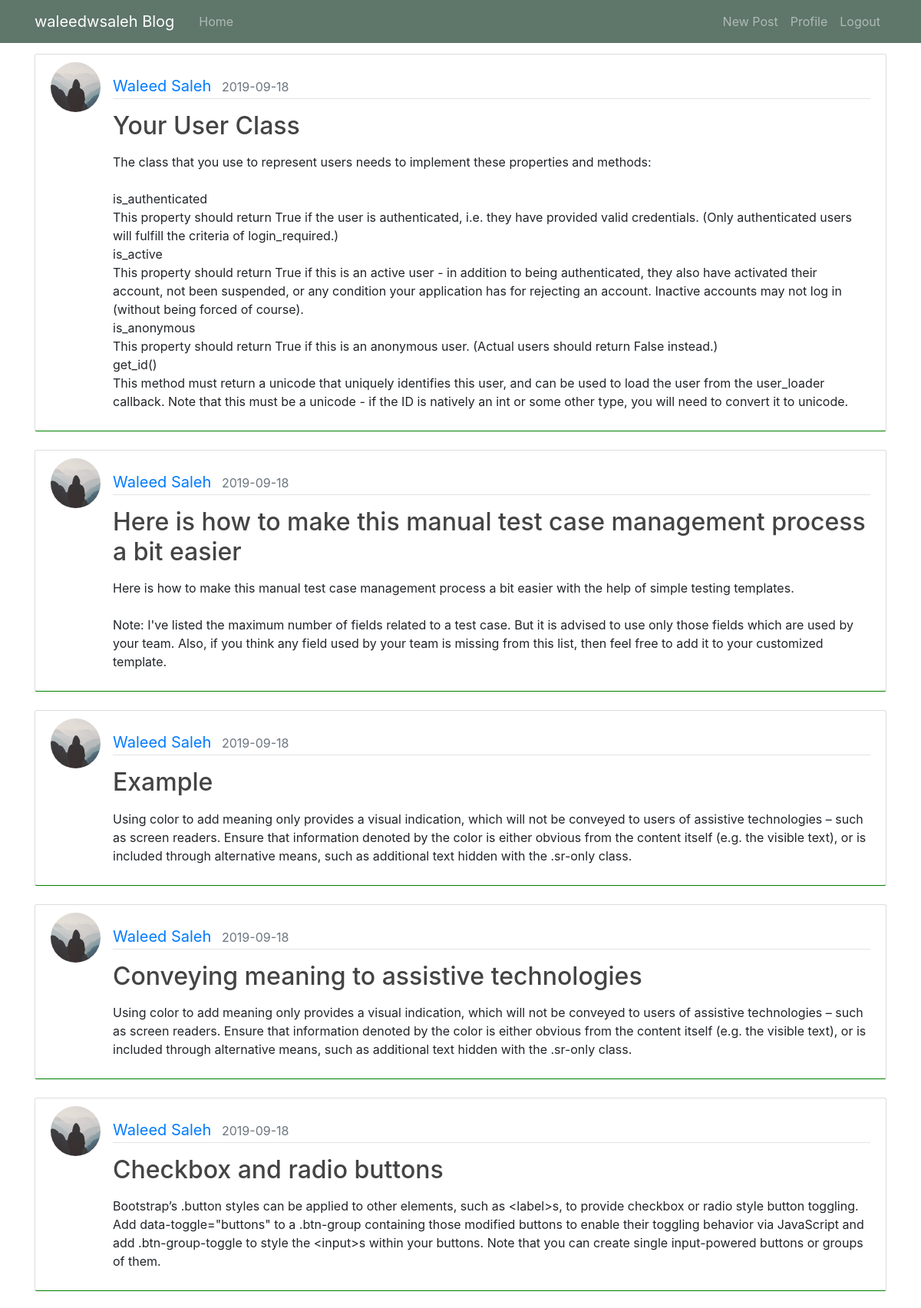
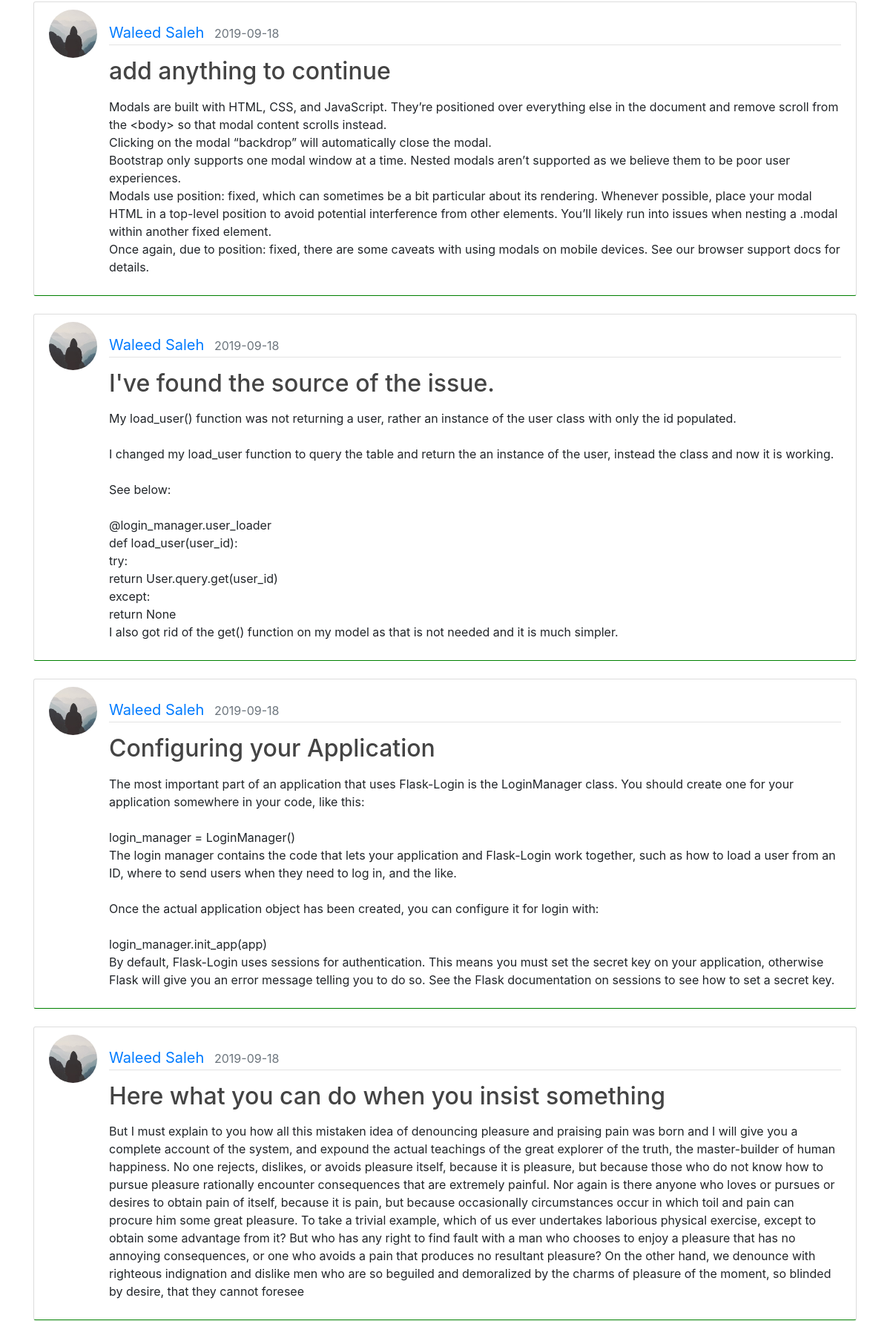
The page /Waleed Saleh/posts (signed in, upper part) on the database its author committed (2 pictures, top to bottom).
### flaskblog/Models/User.py (models this page shows, shortened)
class User(db.Model, UserMixin):
    id = db.Column(db.Integer(), primary_key=True)
    username = db.Column(db.String(30), unique=True, nullable=False)
    email = db.Column(db.String(100), unique=True, nullable=False)
    password = db.Column(db.String(150), nullable=False)
    image_file = db.Column(db.String(60), nullable=True, default='default.jpg')
    creation_time = db.Column(db.DateTime, nullable=False, default=datetime.utcnow)
    posts = db.relationship('Post', backref='author', lazy=True)

### flaskblog/Models/Post.py (models this page shows, shortened)
class Post(db.Model,UserMixin):
    id = db.Column(db.Integer, primary_key=True)
    title = db.Column(db.String(50), nullable=False)
    body = db.Column(db.Text, nullable=False)
    publish_date = db.Column(db.DateTime, nullable=False, default=datetime.utcnow)
    user_id = db.Column(db.Integer, db.ForeignKey('user.id'), nullable=False)

### flaskblog/posts/routes.py (the view)
@posts.route('/<string:username>/posts', strict_slashes=False)
@posts.route('/<string:username>/post/<int:post_id>', strict_slashes=False)
@login_required
def post(username, post_id=None):
    if post_id:
        post = Post.query.get_or_404(post_id)
    else:
        page = request.args.get('page', 1, type=int)
        user = User.query.filter_by(username=username).first_or_404()
        posts = Post.query.filter_by(user_id=user.id) \
            .order_by(Post.publish_date.desc()) \
            .paginate(page=page, per_page=10)
        return render_template('post.html', current_user=current_user, posts=posts)
    return render_template('post.html', current_user=current_user, post=post)

### flaskblog/Models/User.py (called while the page is built)
@login_manager.user_loader
def load_user(user_id):
    return User.query.get(int(user_id))

### flaskblog/templates/post.html (shortened to what this page needs)
{% extends 'layouts/layout.html' %}
{% block main %}
    {% if posts %}
        {% for post in posts.items %}
            <article class="media content-section mb-4" style="border-bottom-color:green ">
                <img class="rounded-circle article-img"
                     src="{{ url_for('static', filename='imgs/profile_pics/' + post.author.image_file) }}"
                     alt="User Profile Picture">
                <div class="media-body mt-3">
                    <div class="article-metadata mb-3 ">
                        <a class="mr-2 " href="#">{{ post.author.username }}</a>
                        <small class="text-muted">{{ post.publish_date.strftime('%Y-%m-%d') }}</small>
                    </div>
                    <h2><p class="article-title">{{ post.title }}</p></h2>
                    <p class="article-content ">{{ post.body }}</p>
                </div>
            </article>
        {% endfor %}
    {% endif %}
{% endblock main %}

### flaskblog/templates/layouts/layout.html (shortened to what this page needs)
<!DOCTYPE html>
<html lang="en">
{% include 'layouts/_headTag.html' %}
<body>
<header class="site-header">
    <nav class="navbar navbar-expand-md navbar-dark bg-steel fixed-top ">
        <div class="container">
            {% if current_user.is_authenticated %}
                <a class="navbar-brand mr-4" href="{{ url_for('users.profile') }}">{{ current_user.username }} Blog</a>
            {% else %}
                <a class="navbar-brand mr-4" href="{{ url_for('main_page.index') }}">Blog</a>
            {% endif %}
            <div class="collapse navbar-collapse" id="navbarToggle">
                <div class="navbar-nav mr-auto">
                    {% if current_user.is_authenticated %}
                    <a class="nav-item nav-link"
                      href="{{ url_for('main_page.home', username=current_user.username.strip(' ')) }}">Home</a>
                    {% else %}
                    <a class="nav-item nav-link"
                      href="{{ url_for('main_page.index')}}">Home</a>
                    {% endif %}
                </div>
                <div class="navbar-nav">
                    {% if current_user.is_authenticated %}
                        <a class="nav-item nav-link"
                           href="{{ url_for('posts.new_post', username = current_user.username.strip(' ')) }}">New
                            Post</a>
                        <a class="nav-item nav-link" href="{{ url_for('users.profile') }}">Profile</a>
                        <a class="nav-item nav-link" href="{{ url_for('users.logout') }}">Logout</a>
                    {% else %}
                        <a class="nav-item nav-link" href="{{ url_for('users.login') }}">Login</a>
                        <a class="nav-item nav-link" href="{{ url_for('users.registration') }}">Register</a>
                    {% endif %}
                </div>
            </div>
        </div>
    </nav>
</header>
<main class="container" role="main" style="margin-top:70px;">
    {% block main %}{% endblock main %}
</body>
</html>

### flaskblog/static/styles/css/main.css (style rules this page uses)
body { background: #fafafa; color: #333333; margin: 0; }
h1, h2, h3, h4, h5, h6 { color: #444444; }
.bg-steel { background-color: #5f766a; }
.site-header .navbar-nav .nav-link { color: #cbd5db; }
.content-section { background: #ffffff; padding: 10px 20px; border: 1px solid #dddddd; border-radius: 3px; }
.article-title { color: #444444; }
.article-content { white-space: pre-line; }
.article-img { height: 65px; width: 65px; margin-right: 16px; }
.article-metadata { color: black; font-size: 20px; }
.article-metadata { padding-bottom: 1px; margin-bottom: 4px; border-bottom: 1px solid #e3e3e3; }

### rows shown on the page
User: username "waleedwsaleh"
Post: image_file (placeholder picture), author.username "Waleed Saleh", publish_date "2019-09-18", title "Your User Class", body "The class that you use to represent users needs to implement these properties and methods: is_authenticated This property should return True if the user is authenticated, i.e. they have provided valid credentials. (Only authenticated users will fulfill the criteria of login_required.) is_active This property should return True if this is an active user - in addition to being authenticated, they also have activated their account, not been suspended, or any condition your application has for rejecting an account. Inactive accounts may not log in (without being forced of course). is_anonymous This property should return True if this is an anonymous user. (Actual users should return False…"
Post: image_file (placeholder picture), author.username "Waleed Saleh", publish_date "2019-09-18", title "Here is how to make this manual test case management process a bit easier", body "Here is how to make this manual test case management process a bit easier with the help of simple testing templates. Note: I've listed the maximum number of fields related to a test case. But it is advised to use only those fields which are used by your team. Also, if you think any field used by your team is missing from this list, then feel free to add it to your customized template."
Post: image_file (placeholder picture), author.username "Waleed Saleh", publish_date "2019-09-18", title "Example", body "Using color to add meaning only provides a visual indication, which will not be conveyed to users of assistive technologies – such as screen readers. Ensure that information denoted by the color is either obvious from the content itself (e.g. the visible text), or is included through alternative means, such as additional text hidden with the .sr-only class."
Post: image_file (placeholder picture), author.username "Waleed Saleh", publish_date "2019-09-18", title "Conveying meaning to assistive technologies", body "Using color to add meaning only provides a visual indication, which will not be conveyed to users of assistive technologies – such as screen readers. Ensure that information denoted by the color is either obvious from the content itself (e.g. the visible text), or is included through alternative means, such as additional text hidden with the .sr-only class."
Post: image_file (placeholder picture), author.username "Waleed Saleh", publish_date "2019-09-18", title "Checkbox and radio buttons", body "Bootstrap’s .button styles can be applied to other elements, such as <label>s, to provide checkbox or radio style button toggling. Add data-toggle=\"buttons\" to a .btn-group containing those modified buttons to enable their toggling behavior via JavaScript and add .btn-group-toggle to style the <input>s within your buttons. Note that you can create single input-powered buttons or groups of them."
Post: image_file (placeholder picture), author.username "Waleed Saleh", publish_date "2019-09-18", title "add anything to continue", body "Modals are built with HTML, CSS, and JavaScript. They’re positioned over everything else in the document and remove scroll from the <body> so that modal content scrolls instead. Clicking on the modal “backdrop” will automatically close the modal. Bootstrap only supports one modal window at a time. Nested modals aren’t supported as we believe them to be poor user experiences. Modals use position: fixed, which can sometimes be a bit particular about its rendering. Whenever possible, place your modal HTML in a top-level position to avoid potential interference from other elements. You’ll likely run into issues when nesting a .modal within another fixed element. Once again, due to position:…"
Post: image_file (placeholder picture), author.username "Waleed Saleh", publish_date "2019-09-18", title "I've found the source of the issue.", body "My load_user() function was not returning a user, rather an instance of the user class with only the id populated. I changed my load_user function to query the table and return the an instance of the user, instead the class and now it is working. See below: @login_manager.user_loader def load_user(user_id): try: return User.query.get(user_id) except: return None I also got rid of the get() function on my model as that is not needed and it is much simpler."
Post: image_file (placeholder picture), author.username "Waleed Saleh", publish_date "2019-09-18", title "Configuring your Application", body "The most important part of an application that uses Flask-Login is the LoginManager class. You should create one for your application somewhere in your code, like this: login_manager = LoginManager() The login manager contains the code that lets your application and Flask-Login work together, such as how to load a user from an ID, where to send users when they need to log in, and the like. Once the actual application object has been created, you can configure it for login with: login_manager.init_app(app) By default, Flask-Login uses sessions for authentication. This means you must set the secret key on your application, otherwise Flask will give you an error message telling you to do so.…"
Post: image_file (placeholder picture), author.username "Waleed Saleh", publish_date "2019-09-18", title "Here what you can do when you insist something", body "But I must explain to you how all this mistaken idea of denouncing pleasure and praising pain was born and I will give you a complete account of the system, and expound the actual teachings of the great explorer of the truth, the master-builder of human happiness. No one rejects, dislikes, or avoids pleasure itself, because it is pleasure, but because those who do not know how to pursue pleasure rationally encounter consequences that are extremely painful. Nor again is there anyone who loves or pursues or desires to obtain pain of itself, because it is pain, but because occasionally circumstances occur in which toil and pain can procure him some great pleasure. To take a trivial example,…"
